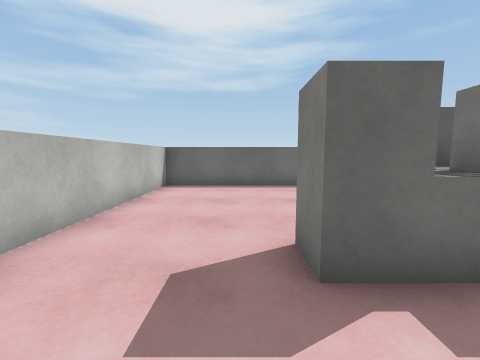
View 1 (above)

20 first-person views from a walk through a scene from a Unity 3-D project. The camera is 1.2 m above the floor, tilts 6° down and sees 90° across. The floor is counted in squares, 1 m on a side. Each view is taken from the middle of a square. On the plan, view 1 faces up. The plan holds only what a view shows up to about 12 squares ahead; the rest is blank. The place goes on beyond the plan. The player is left out. Surface patterns are stand-ins for the level's own textures.

View 2
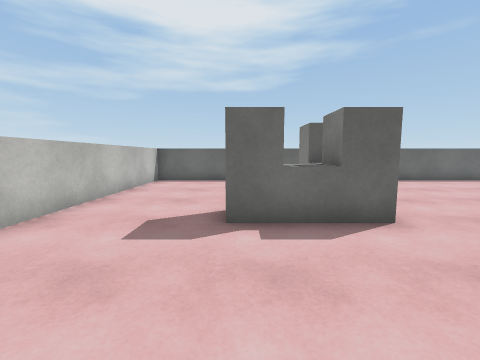

View 3
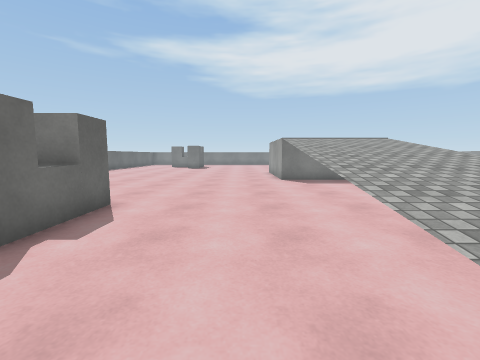

View 4
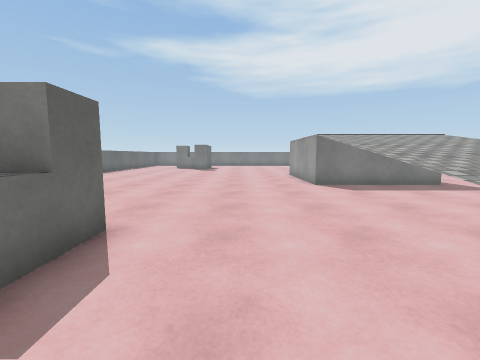

View 5
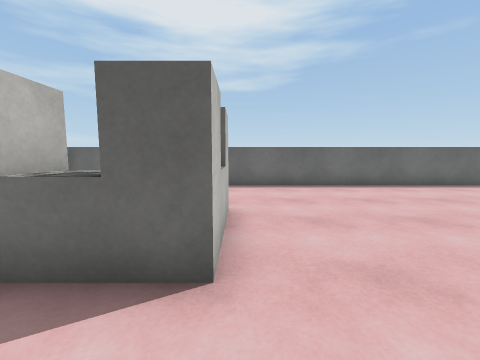

View 6
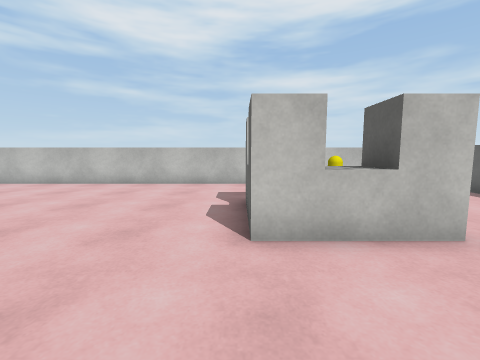

View 7
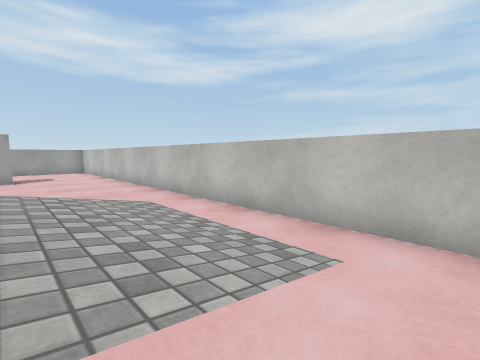

View 8
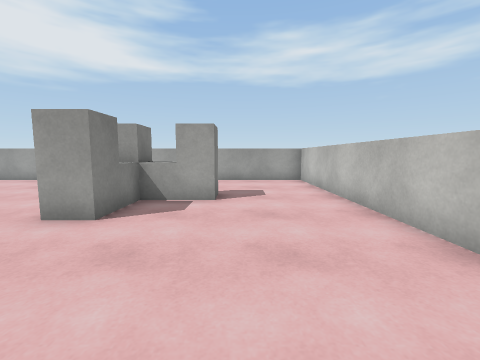

View 9
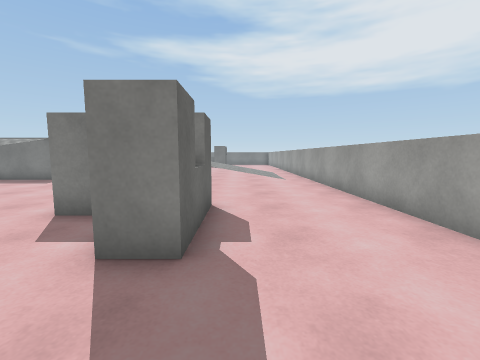

View 10
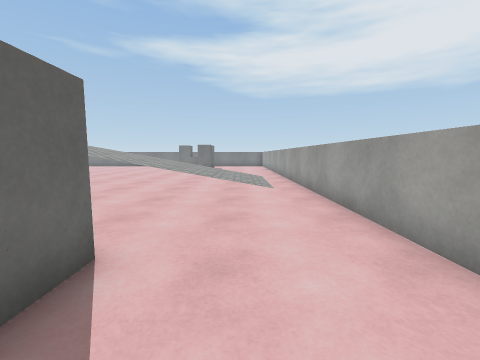

View 11
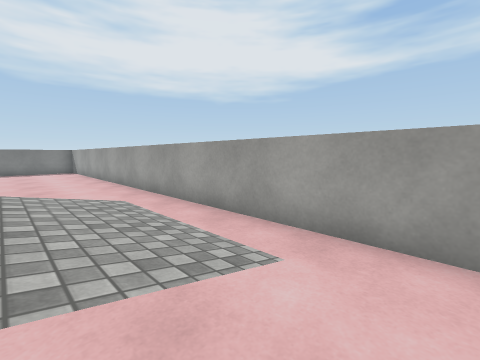

View 12
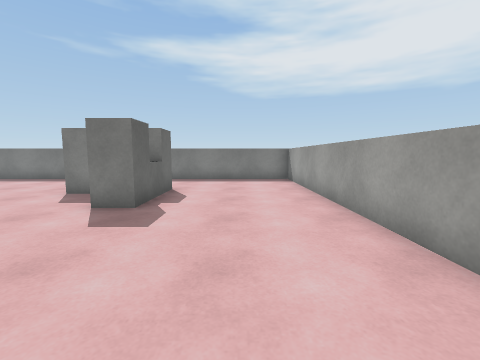

View 13
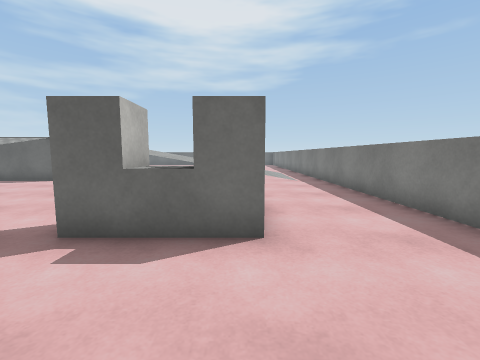

View 14
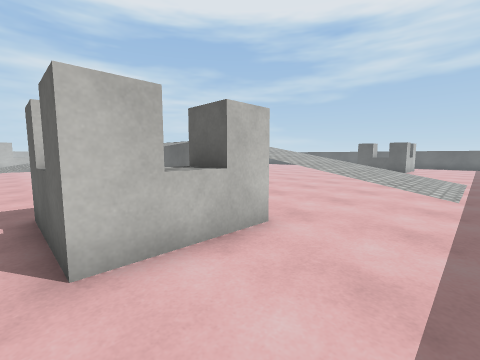

View 15
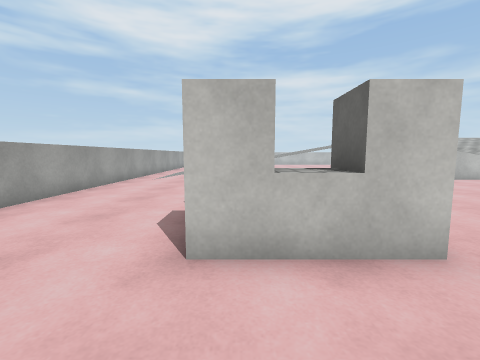

View 16
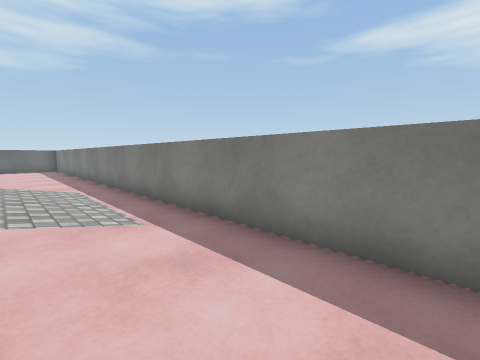

View 17
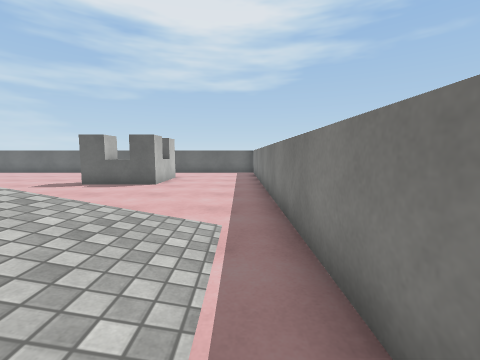

View 18
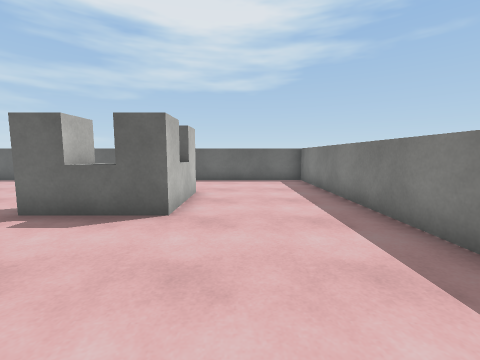

View 19
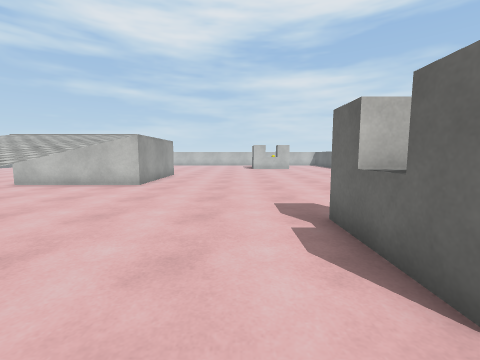

View 20
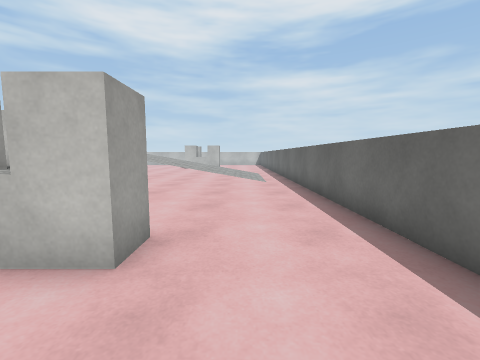

### Floor plan
Key: @ floor where view 1 was taken; # wall or solid block; . main floor; : floor 1.5 m higher than the main floor; + floor 1.75 m higher than the main floor; / step, stairs or slope; = window, fence, low wall or low ledge; ^ raised ledge; B barrier; O other object.
Columns run from 3 left of view 1 to 27 right of it. Each row starts with its distance up from view 1.
 10 ###############################
  9 #..... .......................#
  8 #..... .......................#
  7 #..... ......// //............#
  6 #.... ......./////.......B....#
  5 #.... BB...../////.......B....#
  4 #....OBB.....   //..... BB....#
  3 #...BBBB.....   //.....BBB....#
  2 #...BBB......     ............#
  1 #............     ............#
  0 #..@.........     ............#
 -1 #............     ............#
 -2 #............     ............#
 -3 #.///=###  /.#####./  ###=///.#
 -4 #..///////:^.#   #.^:// /////.#
 -5 #..///////:^.#   #.^:/ //////.#
 -6 #..// ////:^.#   #.^: ///////.#
 -7 #..//  ///:^.#   #.^:////////.#
 -8 #.///   //:^.#####.  ////////.#
 -9 #...     ....   ...   ........#
-10 #.....  ...      +..   .......#
-11 #.........     // ...   ......#
-12 #........     ///  ...  ......#
-13 #.....B.    .////   .. ..BB...#
-14 #.....BB. ...////    ....BB...#
-15 #...BBB ...../////.....BBBB...#
-16 #...BBBB...../////............#
-17 #............/////............#
-18 #............/////............#
-19 #.............................#
-20 #.............................#
-21 ###############################

Positions as (right, up) in squares from view 1, and headings:
1: (0, 0), facing up
2: (1, -2), facing up
3: (-2, -1), facing right
4: (0, 0), facing right
5: (4, 0), facing up
6: (7, 2), facing left
7: (1, -2), facing down-left
8: (0, -9), facing down
9: (-2, -17), facing right
10: (1, -18), facing right
11: (8, -17), facing down-right
12: (15, -18), facing right
13: (23, -19), facing up
14: (26, -16), facing up-left
15: (26, -15), facing left
16: (24, -12), facing up-right
17: (26, -7), facing up
18: (24, -2), facing up
19: (24, 1), facing left
20: (25, 7), facing left
